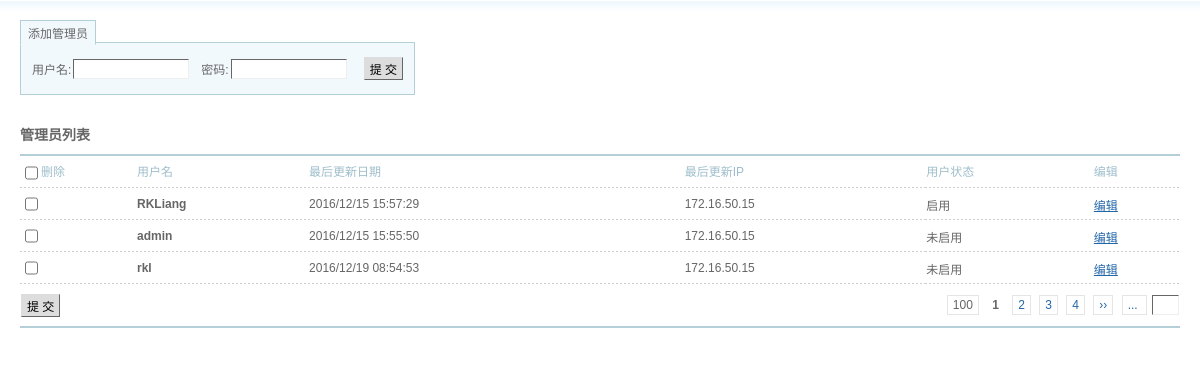
Screenshot of /admin/user_list.php with the database file from the repository.
### tables this page shows
CREATE TABLE `user` (
  `id` int(10) unsigned NOT NULL AUTO_INCREMENT,
  `name` char(20) NOT NULL DEFAULT '',
  `pass` char(80) NOT NULL DEFAULT '',
  `recordDate` int(11) NOT NULL DEFAULT '0',
  `recordIP` char(20) NOT NULL DEFAULT '0',
  `state` int(10) unsigned NOT NULL DEFAULT '0',
  PRIMARY KEY (`id`)
);

### PDOClass/pdoClass.php (called while the page is built, shortened)
<?php
class pdoClass
{
    private $pdo = null;
    public $statement = null;
    public $options = array(
        PDO::MYSQL_ATTR_INIT_COMMAND => 'SET NAMES ',
    );
    public function __construct($host, $user = 'root', $pass = '', $dbname = '', $persistent = false, $charset = 'utf8')
    {
        $this->options[PDO::MYSQL_ATTR_INIT_COMMAND] .= $charset;
        $dsn = "mysql:host={$host};dbname={$dbname}";
        $this->pdo = new PDO($dsn, $user, $pass, $this->options);
    }
    public function query($sql)
    {
        $this->statement = $this->pdo->query($sql);
        return $this->statement;
    }
    public function fetchAll($fetch_style = PDO::FETCH_ASSOC, $handle = '')
    {
        if ($handle != '') {
            return $this->statement->fetchAll($fetch_style, $handle);
        } else {
            return $this->statement->fetchAll($fetch_style);
        }
    }
}

### admin/user_list.php (the view, shortened to what this page needs)
<?php
include_once '../PDOClass/pdoClass.php';
$host = '172.16.50.28';
$user = 'root';
$pass = 'root';
$dbname = 'jinling';
$link = new pdoClass($host, $user, $pass, $dbname);
$selSQL = "SELECT id,name,recordDate,recordIP,state FROM user";
$link->query($selSQL);
$arr = $link->fetchAll();
?>
<!DOCTYPE html PUBLIC "-//W3C//DTD XHTML 1.0 Transitional//EN" "http://www.w3.org/TR/xhtml1/DTD/xhtml1-transitional.dtd">
<html xmlns="http://www.w3.org/1999/xhtml">
<head>
<link rel="stylesheet" href="styles/style.css" type="text/css" media="all">
</head>
<body>
<div class="container">
    <div class="hastabmenu">
        <form action="#" method="post">
            <ul class="tabmenu">
                <li id="adduserbtn" class="tabcurrent"><a href="#" >添加管理员</a></li>
            </ul>
            <div id="adduserdiv" class="tabcontentcur">
                <table width="100%">
                    <tbody>
                        <tr>
                            <td>用户名:</td>
                            <td><input name="username" class="txt" type="text"></td>
                            <td>密码:</td>
                            <td><input name="password" class="txt" type="password"></td>
                            <td><input value="提 交" class="btn" type="submit"></td>
                        </tr>
                    </tbody>
                </table>
            </div>
        </form>
	</div>
    <br>
    <h3>管理员列表</h3>
    <div class="mainbox">
            <table class="datalist fixwidth">
                <tbody>
                    <tr>
                        <th>
                        	<input name="chkall" id="chkall" class="checkbox" type="checkbox"><label for="chkall">删除</label>
                        </th>
                        <th>用户名</th>
                        <th>最后更新日期</th>
                        <th>最后更新IP</th>
                        <th>用户状态</th>
                        <th>编辑</th>
                    </tr>
                    <form action="#" method="post">
                        <?php
                            foreach($arr as $key=>$value){
                        ?>
                            <tr>
                                <td class="option">
                                    <input name="users[]" class="checkbox" type="checkbox" value="<?php echo $arr["$key"]['id']?>">
                                </td>
                                <td><strong><?php echo $arr["$key"]['name']?></strong></td>
                                <td><?php echo date("Y/m/d H:i:s",$arr["$key"]['recordDate'])?></td>
                                <td><?php echo $arr["$key"]['recordIP']?></td>
                                <td><?php echo $arr["$key"]['state'] ? "启用" : "未启用"?></td>
                                <td><a href="user_edit.php?id=<?php echo $arr["$key"]['id']?>">编辑</a></td>
                            </tr>
                        <?php }?>
                        <tr class="nobg">
                            <td><input value="提 交" class="btn" type="submit"></td>
                            <td class="tdpage" colspan="6">
                                <div class="pages">
                                <em>100</em>
                                <strong>1</strong>
                                <a href="">2</a>
                                <a href="">3</a>
                                <a href="">4</a>
                                <a href="" class="next">&rsaquo;&rsaquo;</a>
                                <a href="" class="last">... </a>
                                <kbd><input type="text" name="custompage" size="3" onkeydown="if(event.keyCode==13) {window.location='?page='+this.value; return false;}" /></kbd>
                                </div>
                            </td>
                        </tr>
                    </form>
                </tbody>
            </table>
    </div>
</div>
</body>
</html>

### admin/styles/style.css (style rules this page uses)
* { word-wrap:break-word; outline:none; }
body { background:#FFF; text-align:center; }
body, td, input, textarea, select, button { color:#666; font:12px "Lucida Grande", Verdana, Lucida, Helvetica, Arial, sans-serif; }
body, ul, dl, dd, p, h1, h2, h3, h4, h5, h6, form, fieldset { margin:0; padding:0; }
h1, h2, h3, h4, h5, h6 { font-size:12px; }
a { color:#2366A8; text-decoration:none; }
em, cite, th { font-style:normal; font-weight:normal; }
table { border-collapse:collapse; }
textarea, input { padding:2px; border:1px solid; border-color:#666 #eee #eee #666; }
.checkbox { height:14px; border:none; vertical-align:middle; }
.btn { margin:3px 0; padding:2px 5px; *padding:4px 5px 1px; border-color:#ddd #666 #666 #ddd; background:#DDD; color:#000; cursor:pointer; }
.container { padding:20px; text-align:left; background:url(../images/bg_repx_hb.gif) repeat-x; }
.mainbox { margin:10px 0; }
.datalist { clear:both; width:100%; border-top:2px solid #B5CFD9; border-bottom:2px solid #B5CFD9; }
.datalist th { line-height:250%; text-align:left; background:url(../images/bg_repx.gif) repeat-x 0 bottom; color:#9EBECB; font-size:12px; }
.datalist td { height:30px; background:url(../images/bg_repx.gif) repeat-x 0 bottom; }
.datalist a { text-decoration:underline; }
.option { width:10%; }
.fixwidth { width: 100%; }
.hastabmenu { position:relative; height:90px; width: 580px; }
.tabmenu { position:absolute; z-index:80; list-style:none; }
.tabmenu li { float:left; margin-right:5px; }
.tabmenu li a, .tabmenu .tabcurrent a { display:block; padding:3px 7px; border:1px solid #CCC; border-bottom:1px solid #B5CFD9; color:#666; }
.tabmenu .tabcurrent a { border:1px solid #B5CFD9; border-bottom:1px solid #F2F9FD; background:#F2F9FD; }
.tabcontent, .tabcontentcur { position:absolute; top:22px; *top:21px; z-index:70; padding:10px; border:1px solid #CCC; }
.tabcontentcur { border:1px solid #B5CFD9; background:#F2F9FD; }
.tabcontent .txt, .tabcontentcur .txt { margin-right:10px; width:110px; }
.tabcontent .btn, .tabcontentcur .btn { margin-left:5px; }
.tdpage { text-align:right; }
.pages { clear:both; margin:10px 0; }
.pages em, .pages a, .pages strong { text-decoration:none; margin-left:5px; padding:2px 5px; border:1px solid #E5E5E5; }
.pages strong { border:none; font-weight:700; }
.pages kbd { margin-left: 5px; }
h3 { font-size:14px; }
.nobg { background:none; }
.nobg td { background:none; }

### rows the page displays
user: name "RKLiang", recordDate "2016/12/15 15:57:29", recordIP "172.16.50.15", state "启用"
user: name "admin", recordDate "2016/12/15 15:55:50", recordIP "172.16.50.15", state "未启用"
user: name "rkl", recordDate "2016/12/19 08:54:53", recordIP "172.16.50.15", state "未启用"
